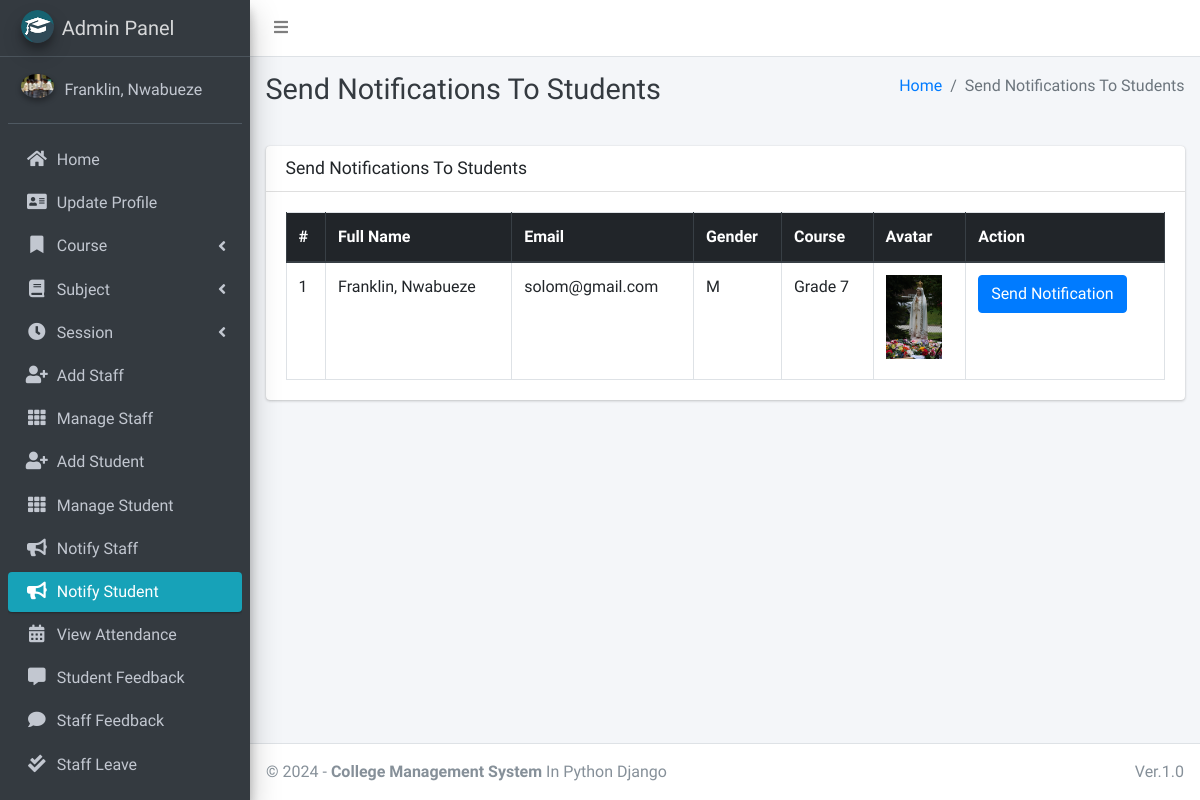
Screenshot of /admin_notify_student (signed in) with the database file from the repository.
### main_app/models.py (models this page shows, shortened)
class CustomUser(AbstractUser):
    USER_TYPE = ((1, "HOD"), (2, "Staff"), (3, "Student"))  # Choices for user types
    GENDER = [("M", "Male"), ("F", "Female")]  # Choices for gender
    username = None  # Removed username field, using email instead
    email = models.EmailField(unique=True)  # Unique email field for authentication
    user_type = models.CharField(default=1, choices=USER_TYPE, max_length=1)  # User role
    gender = models.CharField(max_length=1, choices=GENDER)  # Gender field
    profile_pic = models.ImageField()  # Profile picture field
    address = models.TextField()  # Address field
    fcm_token = models.TextField(default="")  # For Firebase notifications
    created_at = models.DateTimeField(auto_now_add=True)  # Timestamp for creation
    updated_at = models.DateTimeField(auto_now=True)  # Timestamp for last update
    USERNAME_FIELD = "email"  # Use email as the unique identifier for login
    REQUIRED_FIELDS = []  # No additional fields required for creating a user
    objects = CustomUserManager()  # Use custom user manager
    def __str__(self):
        return self.last_name + ", " + self.first_name  # String representation of the user

class Student(models.Model):
    admin = models.OneToOneField(CustomUser, on_delete=models.CASCADE)  # Link to CustomUser
    course = models.ForeignKey(Course, on_delete=models.DO_NOTHING, null=True, blank=False)  # Link to Course
    session = models.ForeignKey(Session, on_delete=models.DO_NOTHING, null=True)  # Link to Session

class Course(models.Model):
    name = models.CharField(max_length=120)  # Course name
    created_at = models.DateTimeField(auto_now_add=True)  # Creation timestamp
    updated_at = models.DateTimeField(auto_now=True)  # Last update timestamp

### main_app/hod_views.py (the view)
# urls.py: path("admin_notify_student", hod_views.admin_notify_student,
def admin_notify_student(request):
    student = CustomUser.objects.filter(user_type=3)
    context = {
        'page_title': "Send Notifications To Students",
        'students': student
    }
    return render(request, "hod_template/student_notification.html", context)

### main_app/templates/hod_template/student_notification.html (shortened to what this page needs)
{% extends 'main_app/base.html' %}
{% load static %}
{% block page_title %}{{page_title}}{% endblock page_title %}
{% block content %}
<section class="content">
    <div class="container-fluid">
        <div class="row">
            <div class="col-md-12">
                <div class="card">
                    <div class="card-header">
                        <h3 class="card-title">{{page_title}}</h3>
                    </div>
                    <div class="card-body">
                        <table id="example2" class="table table-bordered table-hover">
                            <thead class="thead-dark">
                                <tr>
                                    <th>#</th>
                                    <th>Full Name</th>
                                    <th>Email</th>
                                    <th>Gender</th>
                                    <th>Course</th>
                                    <th>Avatar</th>
                                    <th>Action</th>
                                </tr>
                            </thead>
                            <tbody>
                                {% for student in students %}
                                <tr>
                                    <td>{{ forloop.counter }}</td>
                                    <td>{{student.last_name}}, {{student.first_name}}</td>
                                    <td>{{student.email}}</td>
                                    <td>{{student.gender}}</td>
                                    <td>{{student.student.course.name}}</td>
                                    <td>
                                        {% if student.profile_pic == ""  %}
                                        No Image
                                        {% else %}
                                        <img class="img img-fluid mb-2" height="56" width="56"
                                            src="{{student.profile_pic}}" alt="">
                                        {% endif %}
                                    </td>
                                    <td><button data-toggle = "modal" data-target = "#myModal"class="btn btn-primary show_notification" value="{{student.id}}">Send Notification</button>
                                    </td>
                                </tr>
                                {% endfor %}
                            </tbody>
                        </table>
                    </div>
                </div>
            </div>
        </div>
    </div>
</section>
{% endblock content %}

### main_app/templates/main_app/sidebar_template.html (shortened to what this page needs)
{% load static %}
<aside class="main-sidebar sidebar-dark-info elevation-4">
    {% if request.user.user_type == '1' %}
    <a href="{% url 'admin_home' %}" class="brand-link">
        <img src="{% static 'dist/img/cmsl.png' %} " alt="AdminLTE Logo"
            class="brand-image img-circle elevation-3" >
        <span class="brand-text font-weight-light">Admin Panel</span>
    </a>
    <div class="sidebar">
        <div class="user-panel mt-3 pb-3 mb-3 d-flex">
            <div class="image">
                <img src="{{ request.user.profile_pic}}" class="img-circle elevation-2" alt="User Image">
            </div>
            <div class="info">
                <a href="#" class="d-block">{{user}}</a>
            </div>
        </div>
        <nav class="mt-2">
            <ul class="nav nav-pills nav-sidebar flex-column" data-widget="treeview" role="menu" data-accordion="false">
                <li class="nav-item">
                    {% url 'admin_home' as admin_home %}
                    <a href="{{admin_home}}" class="nav-link {% if admin_home == request.path %} active {% endif %}">
                        <i class="nav-icon fas fa-home"></i>
                        <p>
                            Home
                        </p>
                    </a>
                </li>
                <li class="nav-item">
                    {% url 'admin_view_profile' as admin_view_profile %}
                    <a href="{{admin_view_profile}}"
                        class="nav-link {% if admin_view_profile == request.path %} active {% endif %}">
                        <i class="nav-icon fas fa-address-card"></i>
                        <p>
                            Update Profile
                        </p>
                    </a>
                </li>
                <li class="nav-item has-treeview">
                    <a href="#" class="nav-link">
                        <i class="nav-icon fas fa-bookmark"></i>
                        <p>
                            Course
                            <i class="fas fa-angle-left right"></i>
                        </p>
                    </a>
                </li>
                <li class="nav-item has-treeview">
                    <a href="#" class="nav-link">
                        <i class="nav-icon fas fa-book"></i>
                        <p>
                            Subject
                            <i class="fas fa-angle-left right"></i>
                        </p>
                    </a>
                </li>
                <li class="nav-item has-treeview">
                    <a href="#" class="nav-link">
                        <i class="nav-icon fas fa-clock"></i>
                        <p>
                            Session
                            <i class="fas fa-angle-left right"></i>
                        </p>
                    </a>
                </li>
                <li class="nav-item">
                    {% url 'add_staff' as add_staff %}
                    <a href="{{add_staff}}" class="nav-link {% if add_staff == request.path %} active {% endif %}">
                        <i class="nav-icon fas fa-user-plus"></i>
                        <p>
                            Add Staff
                        </p>
                    </a>
                </li>
                <li class="nav-item">
                    {% url 'manage_staff' as manage_staff %}
                    {% url 'edit_staff' staff_id as edit_staff %}
                    <a href="{{manage_staff}}"
                        class="nav-link {% if manage_staff == request.path or request.path == edit_staff %} active {% endif %}">
                        <i class="nav-icon fas fa-th"></i>
                        <p>
                            Manage Staff
                        </p>
                    </a>
                </li>
                <li class="nav-item">
                    {% url 'add_student' as add_student%}
                    <a href="{{add_student}}" class="nav-link  {% if add_student == request.path %} active {% endif %}">
                        <i class="nav-icon fas fa-user-plus"></i>
                        <p>
                            Add Student
                        </p>
                    </a>
                </li>
                <li class="nav-item">
                    {% url 'manage_student' as manage_student %}
                    {% url 'edit_student' student_id as edit_student %}
                    <a href="{{manage_student}}"
                        class="nav-link  {% if edit_student == request.path or manage_student == request.path %} active {% endif %}">
                        <i class="nav-icon fas fa-th"></i>
                        <p>
                            Manage Student
                        </p>
                    </a>
                </li>
                <li class="nav-item">
                    {% url 'admin_notify_staff' as admin_notify_staff %}
                    <a href="{{admin_notify_staff}}"
                        class="nav-link {% if admin_notify_staff == request.path %} active {% endif %}">
                        <i class="nav-icon fas fa-bullhorn"></i>
                        <p>
                            Notify Staff
                        </p>
                    </a>
                </li>
                <li class="nav-item">
                    {% url 'admin_notify_student' as admin_notify_student %}
                    <a href="{{admin_notify_student}}"
                        class="nav-link {% if admin_notify_student == request.path %} active {% endif %}">
                        <i class="nav-icon fas fa-bullhorn"></i>
                        <p>
                            Notify Student
                        </p>
                    </a>
                </li>
                <li class="nav-item">
                    {% url 'admin_view_attendance' as admin_view_attendance %}
                <li class="nav-item">
                    <a href="{{admin_view_attendance}}"
                        class="nav-link  {% if admin_view_attendance == request.path %} active {% endif %}">
                        <i class="nav-icon fas fa-calendar-alt"></i>
                        <p>
                            View Attendance
                        </p>
                    </a>
                </li>
                <li class="nav-item">
                    {% url 'student_feedback_message' as student_feedback_message %}
                    <a href="{{ student_feedback_message }}"
                        class="nav-link  {% if student_feedback_message == request.path %} active {% endif %}">
                        <i class="nav-icon fas fa-comment-alt"></i>
                        <p>
                            Student Feedback
                        </p>
                    </a>
                </li>
                <li class="nav-item">
                    {% url 'staff_feedback_message' as staff_feedback_message %}
                    <a href="{{staff_feedback_message}}"
                        class="nav-link   {% if staff_feedback_message == request.path %} active {% endif %}">
                        <i class="nav-icon fas fa-comment"></i>
                        <p>
                            Staff Feedback
                        </p>
                    </a>
                </li>
                <li class="nav-item">
                    {% url 'view_staff_leave' as view_staff_leave %}
                    <a href="{{view_staff_leave}}"
                        class="nav-link  {% if view_staff_leave == request.path %} active {% endif %}">
                        <i class="nav-icon fas fa-check-double"></i>
                        <p>
                            Staff Leave
                        </p>
                    </a>
                </li>
                <li class="nav-item">
                    {% url 'view_student_leave' as view_student_leave %}
                    <a href="{% url 'view_student_leave' %}"
                        class="nav-link  {% if view_student_leave == request.path %} active {% endif %}">
                    </a>
                </li>
                                        {% endif %}
                                    </ul>
                                </nav>
                            </div>
</aside>

### rows the page displays
CustomUser: user.profile_pic (picture), last_name+first_name "Franklin, Nwabueze"
CustomUser: last_name "Franklin", first_name "Nwabueze", email "solom@gmail.com", gender "M", student.course.name "Grade 7", profile_pic (picture)

### other values shown
{{ page_title }} "Send Notifications To Students"
